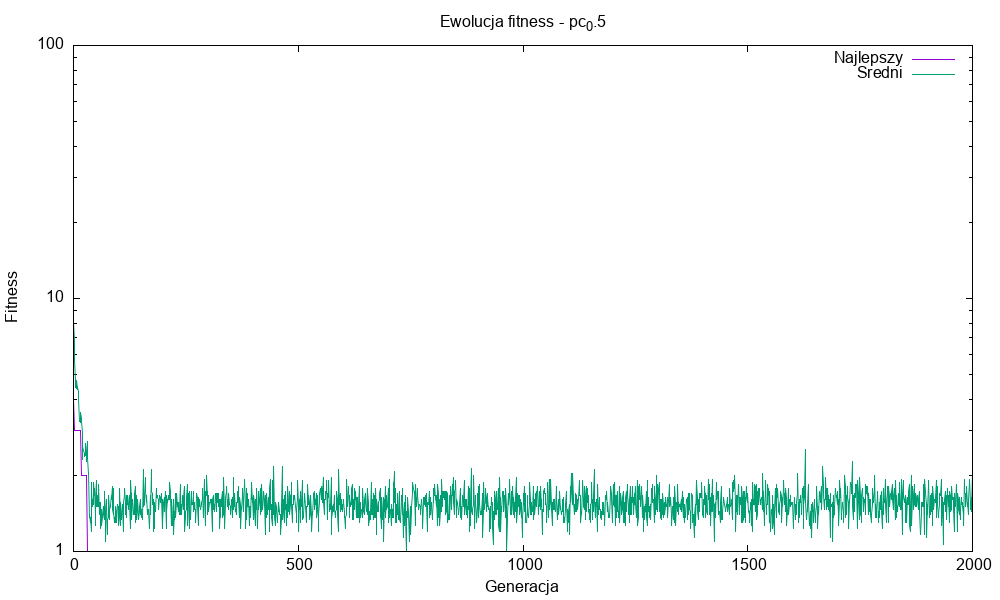

Reproduce this figure in gnuplot.
set terminal png size 1000,600
set output 'plot_pc_0.5.png'
set title 'Ewolucja fitness - pc_0.5'
set xlabel 'Generacja'
set ylabel 'Fitness'
set logscale y
plot 'fitness_data_pc_0.5.txt' using 1:2 with lines title 'Najlepszy', 'fitness_data_pc_0.5.txt' using 1:3 with lines title 'Sredni'
